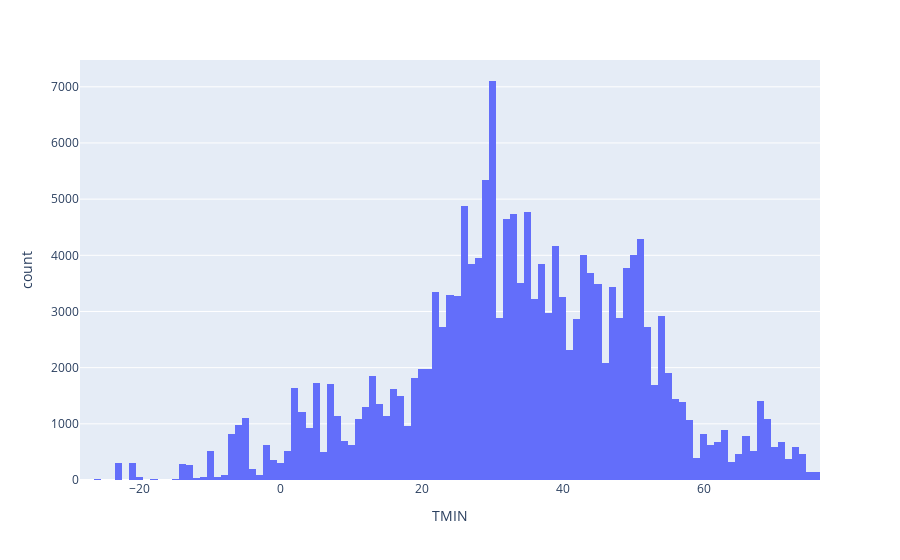

Source (notebook cell):
### Code cell
fig

### Figure 1 — Plotly figure (JSON) as saved in the notebook; plotly's stock layout.template omitted (floating-point values rounded to 4 significant figures; data arrays with more than 128 entries replaced by an {"elided": "..."} marker saying what was removed)
{"data": [{"alignmentgroup": "True", "bingroup": "x", "hovertemplate": "TMIN=%{x}<br>count=%{y}<extra></extra>", "legendgroup": "", "marker": {"color": "#636efa", "pattern": {"shape": ""}}, "name": "", "offsetgroup": "", "orientation": "v", "showlegend": false, "type": "histogram", "x": {"elided": "170389 int values"}, "xaxis": "x", "yaxis": "y"}], "layout": {"autosize": true, "barmode": "relative", "legend": {"tracegroupgap": 0}, "margin": {"t": 60}, "xaxis": {"anchor": "y", "autorange": true, "domain": [0, 1], "range": [-28.5, 76.5], "title": {"text": "TMIN"}, "type": "linear"}, "yaxis": {"anchor": "x", "autorange": true, "domain": [0, 1], "range": [0, 7477.0], "title": {"text": "count"}}}}
